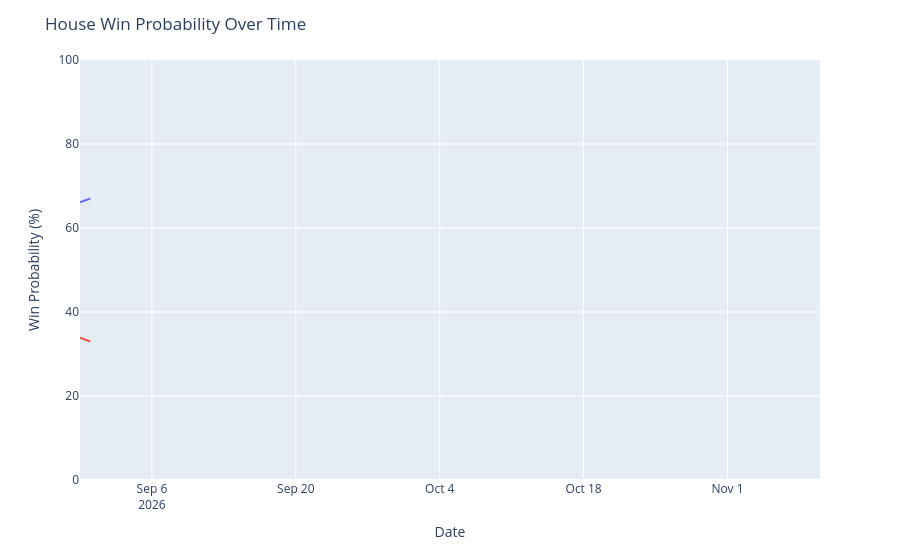

The notebook cell this image was saved under:
### Code cell
chance_over_time = output_ts[(output_ts['geo'] == 'US House') &
                             (output_ts['type'] == 'chance')]
chance_over_time['rep_chance'] = chance_over_time['y'].map(lambda x: 100 - x)
chance_over_time = chance_over_time.rename({'y': 'Democrats', 'rep_chance': 'Republicans'}, axis=1)
chance_time_ser = px.line(chance_over_time, x='date', y=['Democrats', 'Republicans'])
chance_time_ser.update_traces(hovertemplate="%{y:.1f}%")
chance_time_ser.update_layout(
    xaxis=dict(range=[pd.to_datetime('2026-08-30'), pd.to_datetime('2026-11-10')]),
    yaxis=dict(range=[0, 100]),
    xaxis_title='Date',
    yaxis_title='Win Probability (%)',
    title=dict(text="House Win Probability Over Time"),
    hovermode="x",
    showlegend=False
)
chance_time_ser

### Figure 1 — Plotly figure (JSON) as saved in the notebook; plotly's stock layout.template omitted (floating-point values rounded to 4 significant figures)
{"data": [{"hovertemplate": "%{y:.1f}%", "legendgroup": "Democrats", "line": {"color": "#636efa", "dash": "solid"}, "marker": {"symbol": "circle"}, "mode": "lines", "name": "Democrats", "orientation": "v", "showlegend": true, "type": "scatter", "x": ["2026-08-30", "2026-08-31"], "xaxis": "x", "y": [66.12, 67.02], "yaxis": "y"}, {"hovertemplate": "%{y:.1f}%", "legendgroup": "Republicans", "line": {"color": "#EF553B", "dash": "solid"}, "marker": {"symbol": "circle"}, "mode": "lines", "name": "Republicans", "orientation": "v", "showlegend": true, "type": "scatter", "x": ["2026-08-30", "2026-08-31"], "xaxis": "x", "y": [33.88, 32.98], "yaxis": "y"}], "layout": {"hovermode": "x", "legend": {"title": {"text": "variable"}, "tracegroupgap": 0}, "margin": {"t": 60}, "showlegend": false, "title": {"text": "House Win Probability Over Time"}, "xaxis": {"anchor": "y", "domain": [0, 1], "range": ["2026-08-30T00:00:00", "2026-11-10T00:00:00"], "title": {"text": "Date"}}, "yaxis": {"anchor": "x", "domain": [0, 1], "range": [0, 100], "title": {"text": "Win Probability (%)"}}}}
